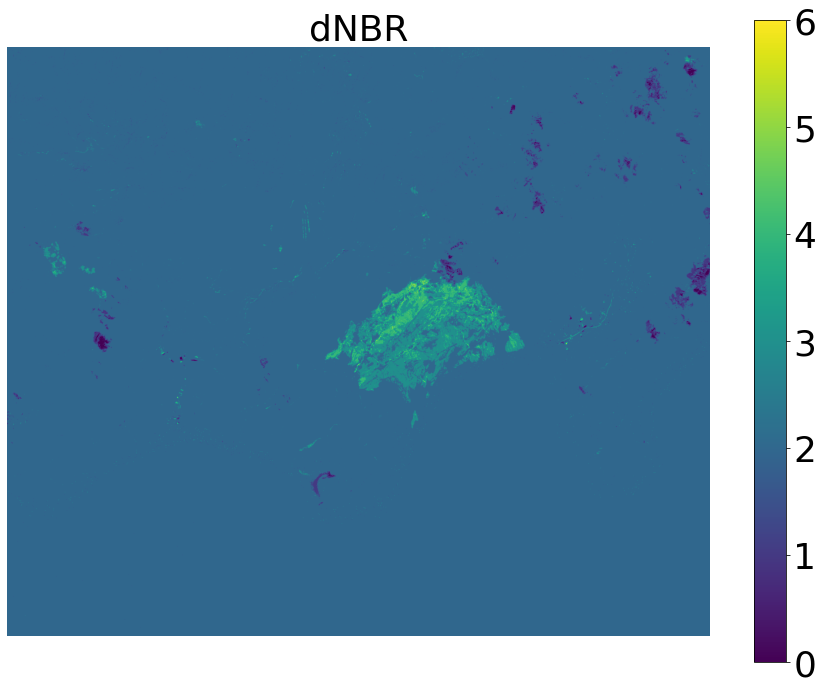

This chart was generated by the following Python code:
# -*- coding: utf-8 -*-
"""
Created on Thu Aug 12 13:18:58 2021

@author: Samed
"""

from osgeo import gdal,osr
import numpy as np
import matplotlib.pyplot as plt

onc = gdal.Open("time1clip.tif")
snr = gdal.Open("time2clip.tif")

gt1 = onc.GetGeoTransform()
gt2 = snr.GetGeoTransform()

time1= onc.ReadAsArray()
time1= np.swapaxes(time1,0,2)
time1= np.swapaxes(time1,0,1)
time2= snr.ReadAsArray()
time2 = np.swapaxes(time2,0,2)
time2 = np.swapaxes(time2,0,1)

NIR=3
SWIR=4

NBRo=(time1[:,:,NIR]-time1[:,:,SWIR])/(time1[:,:,NIR]+time1[:,:,SWIR])
NBRs=(time2[:,:,NIR]-time2[:,:,SWIR])/(time2[:,:,NIR]+time2[:,:,SWIR])
dNBR=NBRo-NBRs
[m,n]=dNBR.shape
snc=np.zeros([m,n])
            
for i in range(m):
    for j in range(n):
        if dNBR[i,j]<-0.25:
            snc[i,j]=np.nan
        elif dNBR[i,j]>-0.25 and dNBR[i,j]<-0.1:
            snc[i,j]=np.nan
        elif dNBR[i,j]>-0.1 and dNBR[i,j]<0.1:
            snc[i,j]=np.nan
        elif dNBR[i,j]>0.1 and dNBR[i,j]<0.27:
            snc[i,j]=3
        elif dNBR[i,j]>0.27 and dNBR[i,j]<0.44:
            snc[i,j]=4
        elif dNBR[i,j]>0.44 and dNBR[i,j]<0.66:
            snc[i,j]=5
        elif dNBR[i,j]>0.66:
            snc[i,j]=6

def cm_to_inch(value):
    return value/2.54

fig, ax = plt.subplots(figsize=(cm_to_inch(40),cm_to_inch(30)))
ax.axis('off')
plt.imshow(snc)
cbar=plt.colorbar()
tick_font_size = 36
cbar.ax.tick_params(labelsize=tick_font_size)
plt.title('dNBR',fontsize=36)

fig, ax = plt.subplots(figsize=(cm_to_inch(40),cm_to_inch(30)))
ax.axis('off')
plt.imshow(NBRo)
cbar=plt.colorbar()
tick_font_size = 24
cbar.ax.tick_params(labelsize=tick_font_size)
plt.title('NBR yangın öncesi',fontsize=36)

fig, ax = plt.subplots(figsize=(cm_to_inch(40),cm_to_inch(30)))
ax.axis('off')
plt.imshow(NBRs)
cbar=plt.colorbar()
tick_font_size = 24
cbar.ax.tick_params(labelsize=tick_font_size)
plt.title('NBR yangın sonrası',fontsize=36)


## Rasteri tif olarak kaydetmek için 

# import gdal, osr
import numpy as np


def array2raster(rasterfn,newRasterfn,array):
    raster = gdal.Open(rasterfn)
    geotransform = raster.GetGeoTransform()
    originX = geotransform[0]
    originY = geotransform[3]
    pixelWidth = geotransform[1]
    pixelHeight = geotransform[5]
    cols = raster.RasterXSize
    rows = raster.RasterYSize

    driver = gdal.GetDriverByName('GTiff')
    outRaster = driver.Create(newRasterfn, cols, rows, 1, gdal.GDT_Float32)
    outRaster.SetGeoTransform((originX, pixelWidth, 0, originY, 0, pixelHeight))
    outband = outRaster.GetRasterBand(1)
    outband.WriteArray(array)
    outRasterSRS = osr.SpatialReference()
    outRasterSRS.ImportFromWkt(raster.GetProjectionRef())
    outRaster.SetProjection(outRasterSRS.ExportToWkt())
    outband.FlushCache()



rasterfn = 'time1clip.tif'
array2raster(rasterfn,'dNBRson.tif',snc)
array2raster(rasterfn,'NBR1son.tif',NBRo)
array2raster(rasterfn,'NBR2son.tif',NBRs)
